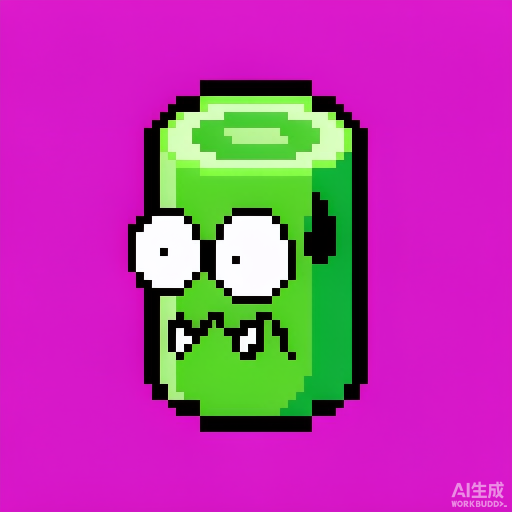
#> input picture promo/ach_src/Goofy_low_res_pixel_art_game_b_2026-09-29T12-40-19.png, 1024 x 1024 px (shown at 1/2 size)
$ python -i ach_probe.py   (imports and definitions only)
#> lines starting #> are read from the running program, lines starting #| are printed output that depends on the picture; after the words box and inside, x2 and y2 are one past the last pixel; in counts of white or black regions, pixels touching at a corner belong together
#> further down, picture is the input picture: PIL image 1024x1024 RGB; mean R, G, B 179.4, 60.7, 164.7
# -*- coding: utf-8 -*-
"""
成就徽章 · 样张处理与「真尺寸预览板」生成
入口：python promo/ach_probe.py            （全量 30 张 · 六板块）
      python promo/ach_probe.py --all      （同上；--all 只是显式声明要跑齐 30 张）

四件事，每件都有硬判据，不靠眼看：
  1. 去水印：右下角平台水印区（位置已实测为固定框，见 WATERMARK）。⛔不是矩形硬铺 ——
     先用连通性判定「水印是否与主体相连」，不相连才允许整块铺回背景色
     （靠 bbox 相交判断会误报：炸弹的 bbox 角点落在水印区里，但真实像素并不相交）。
  2. 抠洋红底 → RGBA 硬边二值化 + MinFilter(3) 缩 1px 去抗锯齿混色边（⛔像素画不许羽化）。
     全流程用 PIL 通道运算向量化（本机无 numpy；逐像素 Python 循环 1024² 会跑成分钟级）。
  3. 两个版本：原色 sprite / 深色剪影 sprite（**只在内存里**，用于预览板）。
     ⚠️ 剪影**不单独出文件**：运行期用 `filter:brightness(0)`（alpha 保留 ⇒ 纯黑剪影）从同一张彩图派生，
        两套资产必然漂移（改图漏改剪影），而 brightness(0) 与 INK #0a0e1a 在 44px 下肉眼无差。
  4. 产出**运行图** `assets/ach/ach-<code>.png` = 132×132（44px 显示 × DPR3，NEAREST 硬边，⛔不羽化）。
     ⛔不再留 512 中间件：PWA 只按 44px 用，132 已够，主包/首访体积优先；重跑本脚本随时可再生成。
  5. 预览板：原始 QC 板 / 每个板块一张「原色·剪影·未解锁 + 1:1 真尺寸」对比板。

⭐ 结论性判据（缺一个都不算验过）：
   · 混色边残余 < 0.5%（洋红倾向像素）
   · 主体不透明占比 30%~80%（太小=画太空，太大=贴边）
   · 每个成就的**主色 vs 所属赛道底色**的对比度（(L+.05)/(L2+.05)）——
     这条是量出来的「韭菜绿配绿底糊不糊」，不靠肉眼直觉。
"""
import os
import sys
from PIL import Image, ImageChops, ImageDraw, ImageFilter, ImageFont

PROMO = os.path.dirname(os.path.abspath(__file__))
REPO = os.path.dirname(PROMO)
SRC = os.path.join(PROMO, 'ach_src')
OUT = os.path.join(REPO, 'assets', 'ach')                        # 运行图 132×132（PWA 部署用）
# 小程序侧的素材源（上传云存储时读这里）：两仓各自的素材是同一份产物的镜像，
# 由本脚本一次写出两边，⛔不要手工 cp（漏一次就漂）。
MP_ACH_SRC = os.environ.get('JP_MP_ACH_SRC') or r'E:\WeChatProjects\jianpan\assets_src\ach'
MINI_ACH = r'E:\WeChatProjects\jianpan\miniprogram\images\ach'   # 主包内的线稿图标（对照用）

# 六个板块（持仓与套牢 / 盘中操作 / 资本游戏 / 交易员图鉴 / 涨停板敢死队 / 散户的自我修养）
# 顺序 = index.html ACHIEVEMENTS 原序（也是 ACH_ART / 云函数 NAMES 的顺序）
ITEMS = [
    ('hold',  'leek',      'Goofy_low_res_pixel_art_game_b_2026-09-29T12-40-19.png', '韭菜入场',   '记下人生第一笔',        '达到 1 次'),
    ('hold',  'untie',     'Goofy_low_res_pixel_art_game_b_2026-09-29T12-40-33.png', '解套成功',   '好不容易减掉 1kg',      '达到 1kg'),
    ('hold',  'wave',      'Goofy_low_res_pixel_art_game_b_2026-09-29T12-46-17.png', '主升浪',     '连涨三天没反弹',        '达到 3kg'),
    ('hold',  'bull',      'Goofy_low_res_pixel_art_game_b_2026-09-29T12-41-07.png', '牛市主升',   '账户飘红五斤',          '达到 5kg'),
    ('hold',  'exit',      'Goofy_low_res_pixel_art_game_b_2026-09-29T12-41-22.png', '止盈封板',   '落袋为安，达成目标',    '达到 7.5kg'),
    ('trade', 'pen',       'Goofy_low_res_pixel_art_game_b_2026-09-29T12-41-36.png', '试单',       '小仓试探，先记一笔',    '达到 1 次'),
    ('trade', 'half',      'Goofy_low_res_pixel_art_game_b_2026-09-29T12-41-54.png', '半仓干',     '一天五顿都在记',        '达到 5 次'),
    ('trade', 'allin',     'Goofy_low_res_pixel_art_game_b_2026-09-29T12-45-23.png', '梭哈选手',   '三次运动，满仓出击',    '达到 3 次'),
    ('trade', 'lightning', 'Goofy_low_res_pixel_art_game_b_2026-09-29T12-42-23.png', '高频交易员', '30笔成交，手速惊人',    '达到 30 次'),
    ('trade', 'whale',     'Goofy_low_res_pixel_art_game_b_2026-09-29T12-42-37.png', '量化巨鲸',   '100笔，机构级交易量',   '达到 100 次'),
    # ── 资本游戏（#5ac8fa）──
    ('capital', 'coin',    'Goofy_low_res_pixel_art_game_b_2026-09-29T13-55-46.png', '回口小肉',   '累计赚到 500 币',       '达到 500'),
    ('capital', 'bag',     'Goofy_low_res_pixel_art_game_b_2026-09-29T13-52-29.png', '小财主',     '累计赚到 2000 币',      '达到 2000'),
    ('capital', 'vault',   'Goofy_low_res_pixel_art_game_b_2026-09-29T13-49-32.png', '分红大户',   '持币过千，利息（没有）香', '达到 1000'),
    ('capital', 'dice',    'Goofy_low_res_pixel_art_game_b_2026-09-29T13-49-10.png', '首抽欧皇',   '第一次打开交易员图鉴',  '达到 1 次'),
    ('capital', 'cards',   'Goofy_low_res_pixel_art_game_b_2026-09-29T13-54-16.png', '图鉴庄家',   '抽了 20 次，包场了',    '达到 20 次'),
    # ── 交易员图鉴（#ffb800）──
    ('codex', 'spark',     'Goofy_low_res_pixel_art_game_b_2026-09-29T13-50-07.png', '开光',       '首张卡入库',            '达到 1 次'),
    ('codex', 'gem',       'Goofy_low_res_pixel_art_game_b_2026-09-29T13-55-29.png', '欧气初显',   '抽到第一张稀有(R)',     '达到 1 次'),
    ('codex', 'chosen',    'Goofy_low_res_pixel_art_game_b_2026-09-29T13-55-06.png', '天选之子',   '抽到第一张传说(SR)',    '达到 1 次'),
    ('codex', 'stamps',    'Goofy_low_res_pixel_art_game_b_2026-09-29T13-51-00.png', '集邮狂魔',   '集齐所有普通(N)卡 6 张', '达到 6 次'),
    ('codex', 'crown',     'Goofy_low_res_pixel_art_game_b_2026-09-29T13-51-16.png', '满星收藏家', '45 星全部点亮',         '达到 45 次'),
    # ── 涨停板敢死队（#ffb800）· 2026-09-30 第三批 ──
    ('limitup', 'board',   'Goofy_low_res_pixel_art_game_b_2026-09-30T02-08-20.png', '首板',       '第一次涨停，开盘即巅峰', '达到 1 次'),
    ('limitup', 'second',  'Goofy_low_res_pixel_art_game_b_2026-09-30T02-08-35.png', '二板换手',   '连续两天涨停，龙头气质', '达到 2 次'),
    ('limitup', 'pro',     'Goofy_low_res_pixel_art_game_b_2026-09-30T02-08-49.png', '打板专业户', '涨停 5 次，手法渐熟',    '达到 5 次'),
    ('limitup', 'demon',   'Goofy_low_res_pixel_art_game_b_2026-09-30T02-09-05.png', '连板妖股',   '涨停 10 次，市场总龙头', '达到 10 次'),
    ('limitup', 'god',     'Goofy_low_res_pixel_art_game_b_2026-09-30T02-09-19.png', '封神榜',     '涨停 20 次，入庙受香火', '达到 20 次'),
    # ── 散户的自我修养（#ff9f43）· 2026-09-30 第三批 ──
    ('retail', 'threeday', 'Goofy_low_res_pixel_art_game_b_2026-09-30T02-13-11.png', '三日游',     '连打卡 3 天，短线思维',  '达到 3 次'),
    ('retail', 'weekline', 'Goofy_low_res_pixel_art_game_b_2026-09-30T02-10-02.png', '周线级别',   '连打卡 7 天，拿成周线',  '达到 7 次'),
    ('retail', 'cut',      'Goofy_low_res_pixel_art_game_b_2026-09-30T02-12-55.png', '割肉离场',   '连续打卡断过，含泪止损', '达到 1 次'),
    ('retail', 'bomb',     'Goofy_low_res_pixel_art_game_b_2026-09-30T02-10-56.png', '爆仓体验',   '单日净热量超标 800 kcal', '达到 800 次'),
    ('retail', 'diamond',  'Goofy_low_res_pixel_art_game_b_2026-09-30T02-11-11.png', '价值投资',   '连打卡 100 天，时间的朋友', '达到 100 次'),
]

CATS = {'hold': ('持仓与套牢', '#00c896'), 'trade': ('盘中操作', '#ff3b47'),
        'capital': ('资本游戏', '#5ac8fa'), 'codex': ('交易员图鉴', '#ffb800'),
        'limitup': ('涨停板敢死队', '#ffb800'), 'retail': ('散户的自我修养', '#ff9f43')}
LOCKED_BG = '#2a3142'          # .badge.locked 的底（index.html / achievements.wxss 同值）
INK = (0x0a, 0x0e, 0x1a)       # 剪影色（现存 24×24 图标语言）
PAPER = (0x0d, 0x12, 0x1f)
PANEL = (0x16, 0x1b, 0x28)
BORDER = (0x25, 0x2c, 0x3e)
SIZE_SRC = 512
DISPLAY = 44                   # 建议放大后的图标渲染尺寸（现在 26）
DPR = 3
BLOCK = 64                     # 建议的 .b 方块边长（现在 48）


def hex2rgb(h):
    h = h.lstrip('#')
    return tuple(int(h[i:i + 2], 16) for i in (0, 2, 4))


# [10 lines left out: function load_font, not called in this run]


def _thr(ch, lo=None, hi=None):
    """单通道阈值 → L 掩膜（'min' 表 v>lo 置 255；'max' 表 v<hi 置 255）"""
    if lo is not None:
        return ch.point(lambda v: 255 if v > lo else 0)
    return ch.point(lambda v: 255 if v < hi else 0)


def magenta_mask(im):
    """洋红底掩膜：R>140 & G<125 & (R−G)>70 & (B−G)>15，全用 PIL 通道运算（C 速度）"""
    R, G, B = im.split()
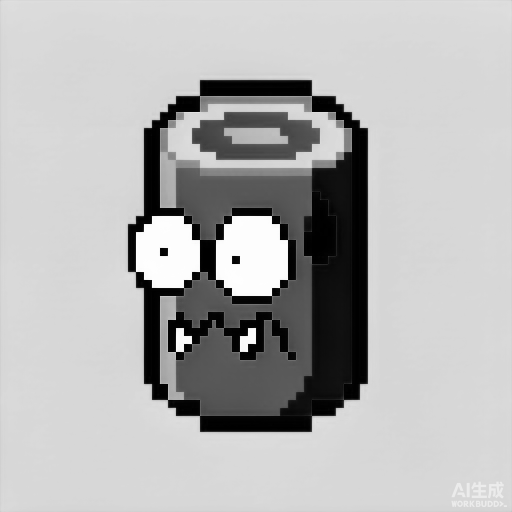
#> R: PIL image 1024x1024 L (shown at 1/2 size); min 0, max 255, mean 179.4
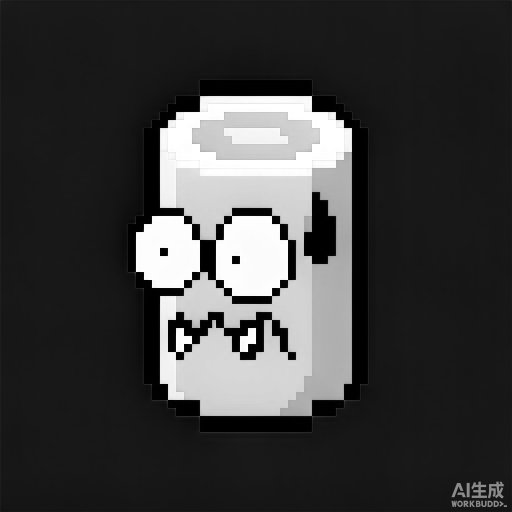
#> G: PIL image 1024x1024 L (shown at 1/2 size); min 0, max 255, mean 60.7
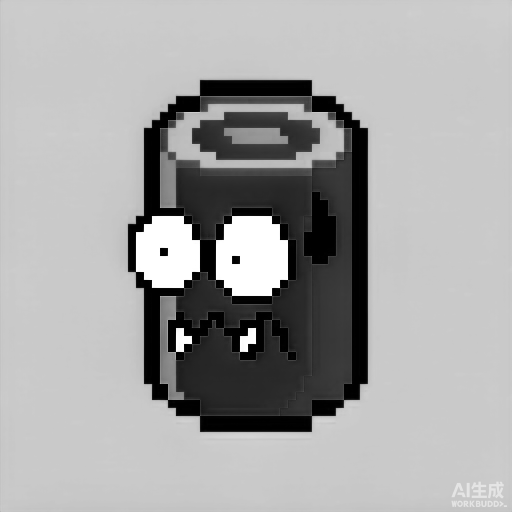
#> B: PIL image 1024x1024 L (shown at 1/2 size); min 0, max 255, mean 164.7
    return ImageChops.multiply(
        ImageChops.multiply(_thr(R, lo=140), _thr(G, hi=125)),
        ImageChops.multiply(_thr(ImageChops.subtract(R, G), lo=70),
                            _thr(ImageChops.subtract(B, G), lo=15)))
#> in _thr, `return ch.point(lambda v: 255 if v > lo else 0)`:
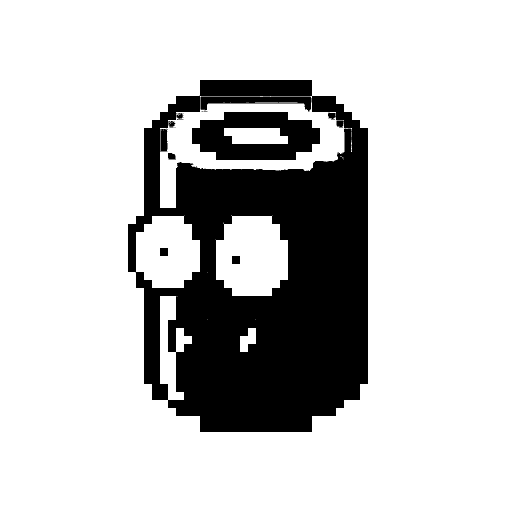
#> returned value: PIL image 1024x1024 L (shown at 1/2 size); 78.5% white; 16 black regions (7 under 20 px), largest, box (x1, y1, x2, y2) and area: (256, 160, 736, 864) 204230, (384, 224, 640, 320) 16384, (401, 193, 623, 223) 3340
#> in _thr (call 2), `return ch.point(lambda v: 255 if v < hi else 0)`: returned value: PIL image 1024x1024 L; 79.8% white; 16 black regions (1 under 20 px), largest, box (x1, y1, x2, y2) and area: (272, 192, 704, 832) 209789, (976, 963, 1007, 996) 469, (943, 964, 973, 996) 389
#> call 3 of _thr, with lo = 70
#> in _thr (call 3), `return ch.point(lambda v: 255 if v > lo else 0)`:
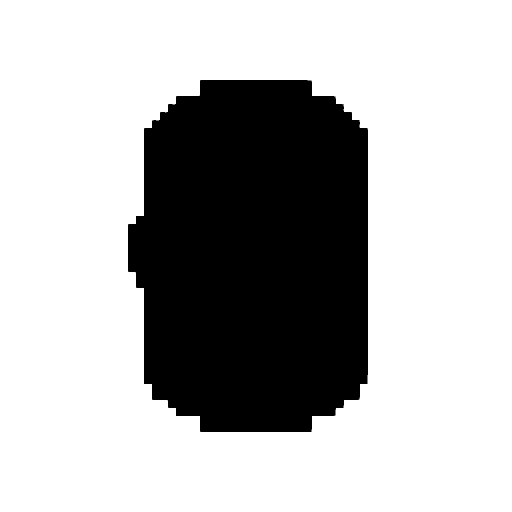
#> returned value: PIL image 1024x1024 L (shown at 1/2 size); 71.9% white; 1 black region, box (x1, y1, x2, y2) and area: (256, 160, 736, 864) 295051
#> call 4 of _thr, with lo = 15
#> in _thr (call 4), `return ch.point(lambda v: 255 if v > lo else 0)`:
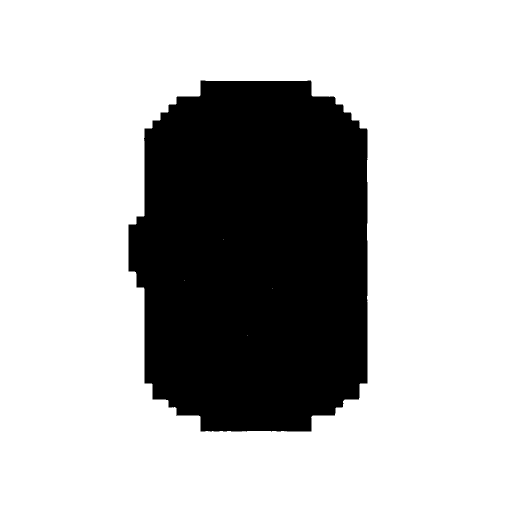
#> returned value: PIL image 1024x1024 L (shown at 1/2 size); 72.1% white; 1 black region, box (x1, y1, x2, y2) and area: (257, 161, 735, 863) 292423
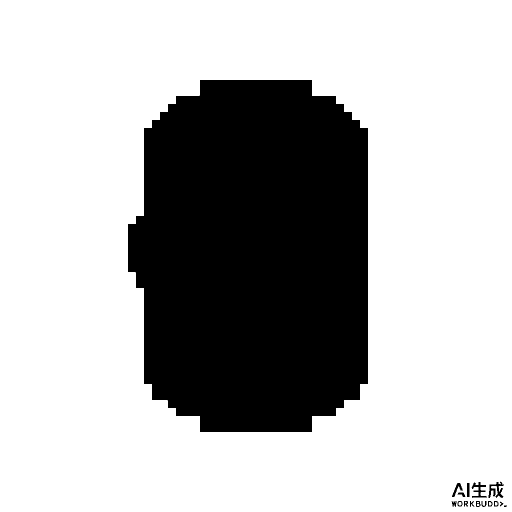
#> returned value: PIL image 1024x1024 L (shown at 1/2 size); 71.7% white; 16 black regions (1 under 20 px), largest, box (x1, y1, x2, y2) and area: (256, 160, 736, 864) 295171, (976, 963, 1007, 996) 469, (943, 964, 973, 996) 389


# [22 lines left out: functions fringe_mask, luminance, contrast, not called in this run]


FILL = (0x80, 0x80, 0x80)      # 量化前给透明区填的中性色（量化后按桶跳过，不当成主体色）


# [54 lines left out: functions color_stats, watermark_connected, not called in this run]


def _is_magenta(p):
    r, g, b = p[:3]
    return r > 140 and g < 125 and (r - g) > 70 and (b - g) > 15


# 平台水印实测框（1024×1024 原图坐标系）：x 903..1013 / y 963..1013 = 111×51。
# ⭐ 这是量出来的，不是估的：跨 14 张原图逐张求「非洋红像素包围盒」，14 张完全一致 ⇒ 水印位置固定。
# ⚠️ 旧代码用 (W−170, H−105, W, H) = 170×105 的宽松框，会把「画得宽而低的」题材（如柱状图）
#    自身像素框进来 ⇒ 连通性判定误报「水印与主体相连」，整个流程卡死。
WATERMARK = (903, 963, 1014, 1014)
WM_MIN, WM_MAX = 500, 4000      # 水印像素数合理区间（越界=框到主体了）


# [191 lines left out: functions process, tile, sheet_raw, sheet_cat, main, not called in this run]


# [2 lines not run here, left out]

>>> from PIL import Image
>>> picture = Image.open('ach_src/Goofy_low_res_pixel_art_game_b_2026-09-29T12-40-19.png')
>>> result = magenta_mask(picture)

$ run again, on promo/ach_src/Goofy_low_res_pixel_art_game_b_2026-09-29T12-15-28.png
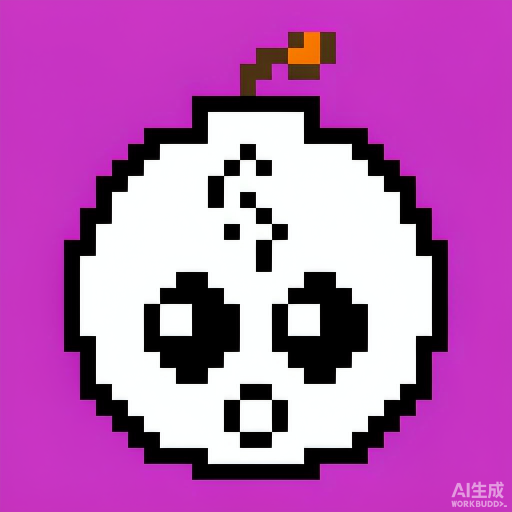
#> input picture promo/ach_src/Goofy_low_res_pixel_art_game_b_2026-09-29T12-15-28.png, 1024 x 1024 px (shown at 1/2 size)
#> picture is the input picture: PIL image 1024x1024 RGB; mean R, G, B 181.9, 101.7, 178.7
#> in magenta_mask, `return ImageChops.multiply( ImageChops.multiply(_thr(R, lo=140), _thr(..`:
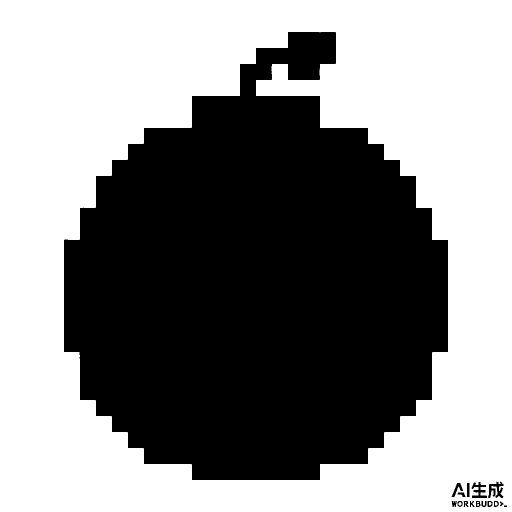
#> returned value: PIL image 1024x1024 L (shown at 1/2 size); 53.8% white; 16 black regions (1 under 20 px), largest, box (x1, y1, x2, y2) and area: (128, 64, 896, 960) 482303, (976, 963, 1007, 996) 543, (943, 964, 974, 996) 480
